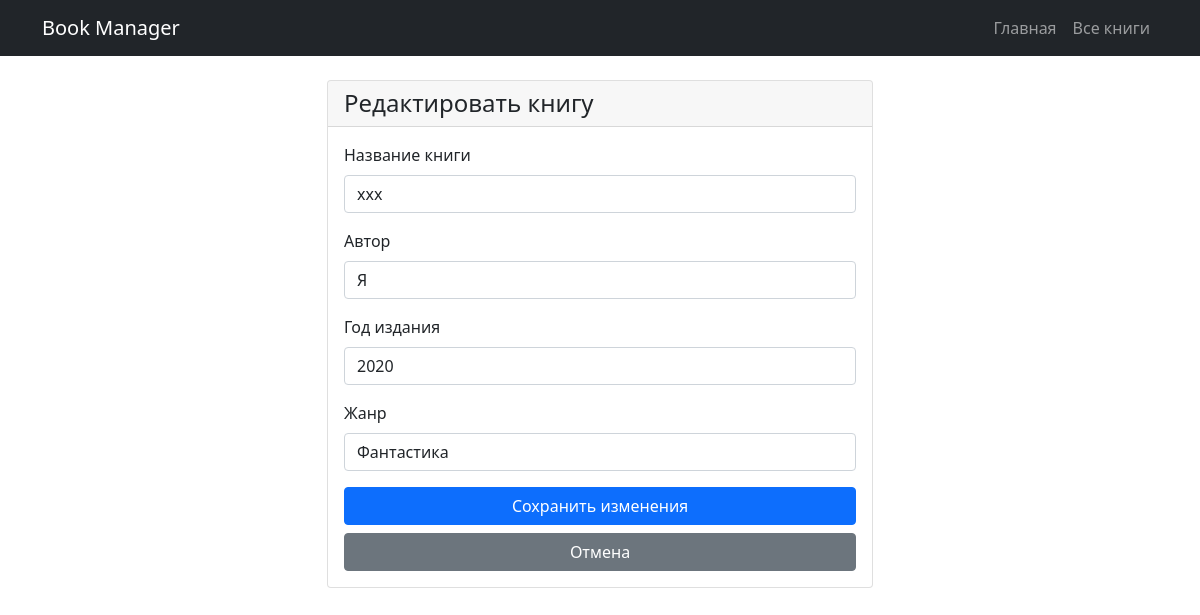
The page /books/edit/2/ on the database as committed earlier.
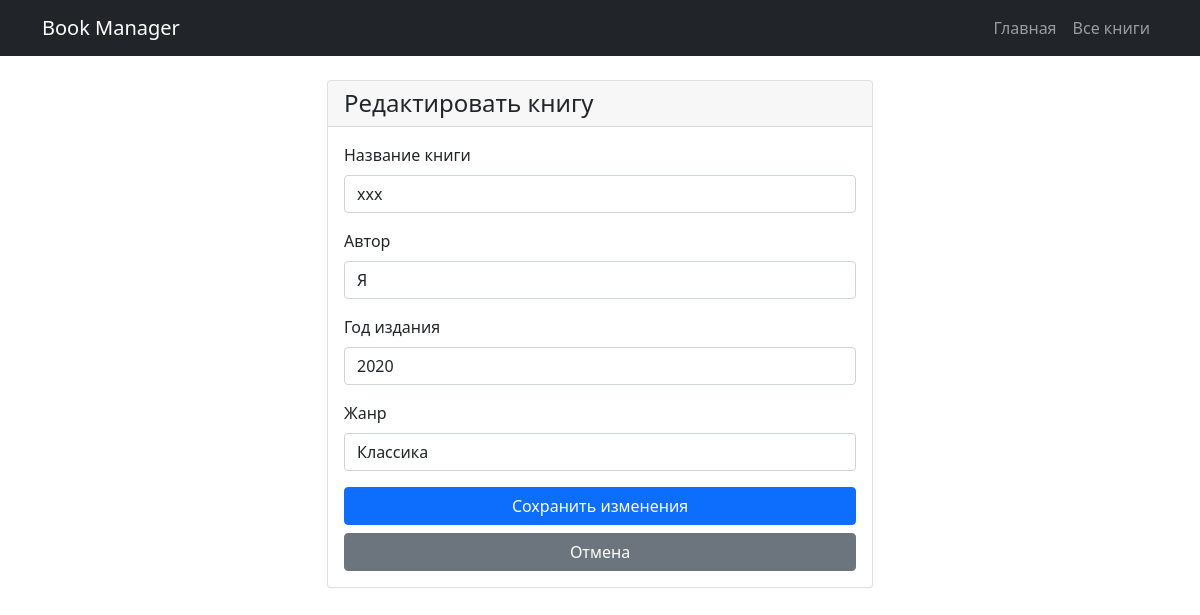
The same page on the database as committed later.
### books/models.py (models this page shows, shortened)
class Book(models.Model):
    title = models.CharField(max_length=200, verbose_name='Название')
    author = models.CharField(max_length=100, verbose_name='Автор')
    year = models.IntegerField(verbose_name='Год издания', validators=[validate_year])
    janr = models.CharField(max_length=50, verbose_name='Жанр')
    created_at = models.DateTimeField(auto_now_add=True)
    class Meta:
        unique_together = ['title', 'author', 'year', 'janr']
        verbose_name = 'Книга'
        verbose_name_plural = 'Книги'

### books/views.py (the view, shortened to what this page needs)
# urls.py: path('edit/<int:book_id>/', views.edit_book, name='edit_book'),
def edit_book(request, book_id):
    book = get_object_or_404(Book, id=book_id)
    return render(request, 'books/edit_book.html', {'book': book})

### books/templates/books/edit_book.html (shortened to what this page needs)
{% extends 'books/base.html' %}
{% block content %}
<div class="row">
    <div class="col-md-6 mx-auto">
        <div class="card">
            <div class="card-header">
                <h4 class="mb-0">Редактировать книгу</h4>
            </div>
            <div class="card-body">
                <form method="post">
                    <div class="mb-3">
                        <label for="title" class="form-label">Название книги</label>
                        <input type="text" class="form-control" id="title" name="title"
                               value="{{ book.title }}" required>
                    </div>
                    <div class="mb-3">
                        <label for="author" class="form-label">Автор</label>
                        <input type="text" class="form-control" id="author" name="author"
                               value="{{ book.author }}" required>
                    </div>
                    <div class="mb-3">
                        <label for="year" class="form-label">Год издания</label>
                        <input type="number" class="form-control" id="year" name="year"
                               value="{{ book.year }}" required>
                    </div>
                    <div class="mb-3">
                        <label for="janr" class="form-label">Жанр</label>
                        <input class="form-control" id="janr" name="janr"
                               value="{{book.janr }}" required>
                    </div>
                    <div class="d-grid gap-2">
                        <button type="submit" class="btn btn-primary">Сохранить изменения</button>
                        <a href="{% url 'book_list' %}" class="btn btn-secondary">Отмена</a>
                    </div>
                </form>
            </div>
        </div>
    </div>
</div>
{% endblock %}

Rows that differ between the two databases and show on the page:
changed Book "ххх": janr "Фантастика" → "Классика"
